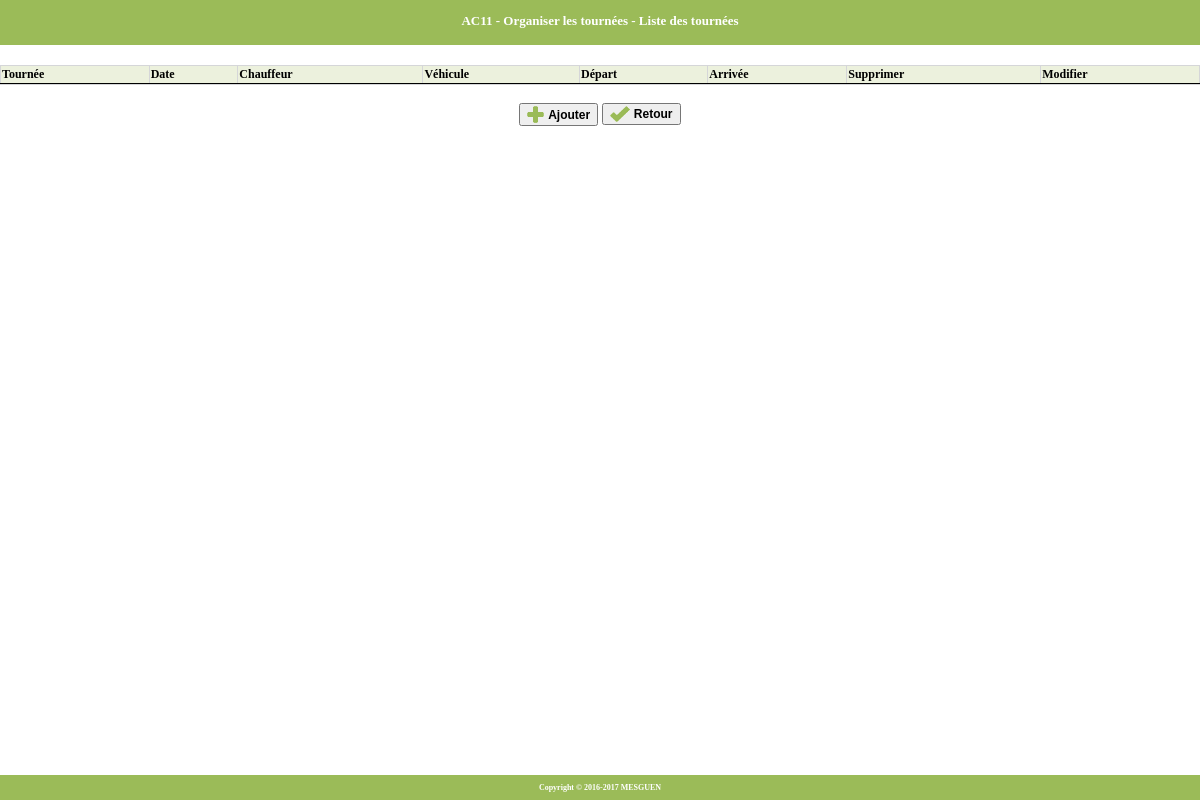
Before: /AC1/AC11.php with the older database file.
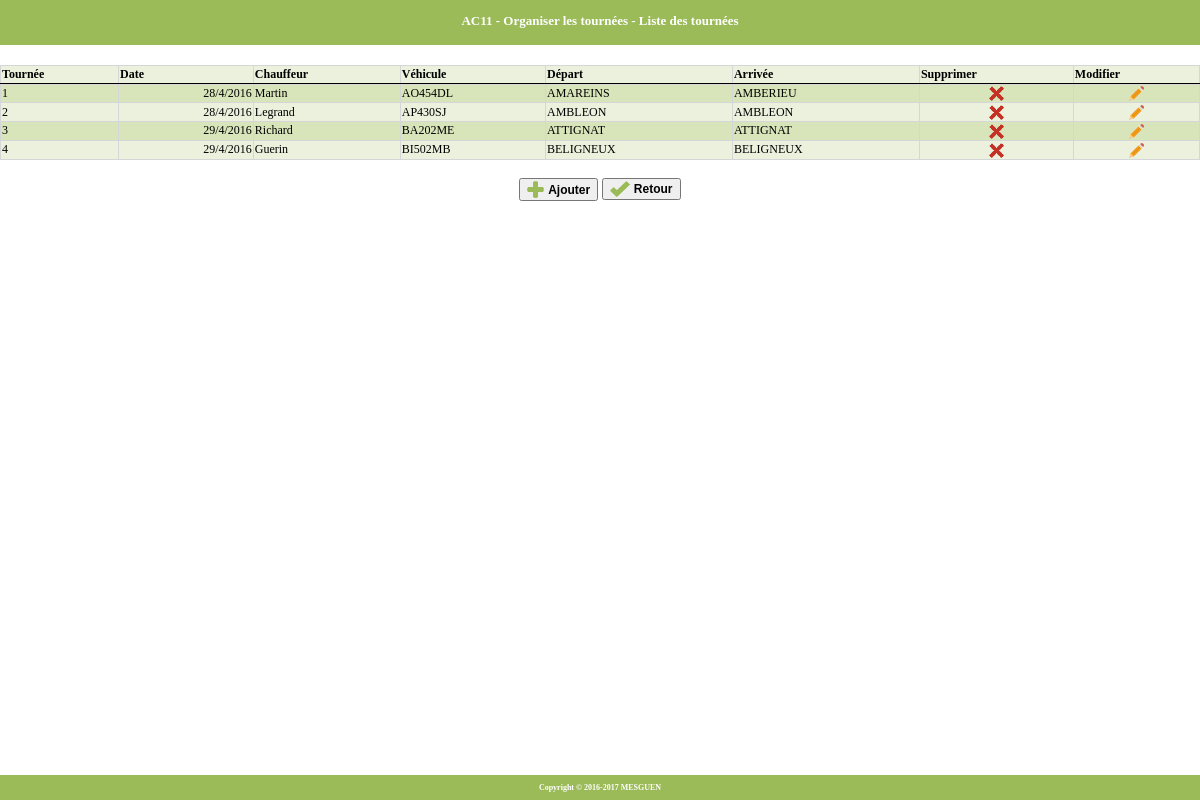
After: the same page with the newer database file.
### tables this page shows
CREATE TABLE IF NOT EXISTS `tournee` (
  `TRNNUM` char(32) NOT NULL,
  `VEHIMMAT` char(32) NOT NULL,
  `CHFID` char(32) NOT NULL,
  `TRNCOMMENTAIRE` char(32) DEFAULT NULL,
  `TRNPECCHAUFFEUR` char(32) DEFAULT NULL,
  `TRNDTE` datetime DEFAULT NULL,
  PRIMARY KEY (`TRNNUM`),
  KEY `I_FK_TOURNEE_VEHICULE` (`VEHIMMAT`),
  KEY `I_FK_TOURNEE_CHAUFFEUR` (`CHFID`)
);

CREATE TABLE IF NOT EXISTS `chauffeur` (
  `CHFID` char(32) NOT NULL,
  `CHFNOM` char(32) DEFAULT NULL,
  `CHFPRENOM` char(32) DEFAULT NULL,
  `CHFTEL` char(32) DEFAULT NULL,
  `CHFMAIL` char(32) DEFAULT NULL,
  PRIMARY KEY (`CHFID`)
);

CREATE TABLE IF NOT EXISTS `lieu` (
  `LIEUID` char(32) NOT NULL,
  `VILID` char(32) NOT NULL,
  `LIEUNOM` char(32) DEFAULT NULL,
  `LIEUCOORDGPS` char(32) DEFAULT NULL,
  PRIMARY KEY (`LIEUID`),
  KEY `I_FK_LIEU_COMMUNE` (`VILID`)
);

### AC1/tableauTournee.php (the view, shortened to what this page needs)
<?php
	$requetTOURNEE = "	SELECT TRNNUM, DATE_FORMAT(TRNDTE, '%d/%c/%Y') AS TRNDTE, CHFNOM, VEHIMMAT
						FROM TOURNEE, CHAUFFEUR
						WHERE TOURNEE.CHFID = CHAUFFEUR.CHFID;";
	$resultTOURNEE = mysql_query($requetTOURNEE);
	if($resultTOURNEE) {
		while ($rowTOURNEE = mysql_fetch_array($resultTOURNEE, MYSQL_BOTH)) {
			echo "
				<tr>
					<td>".$rowTOURNEE['TRNNUM']."</td>
					<td class=\"tableauDAT\">".$rowTOURNEE['TRNDTE']."</td>
					<td>".$rowTOURNEE['CHFNOM']."</td>
					<td>".$rowTOURNEE['VEHIMMAT']."</td>
			";
			$TRNNUM = $rowTOURNEE['TRNNUM'];
			$requetDEPART = "	SELECT LIEUNOM
								FROM LIEU, ETAPE
								WHERE ETAPE.LIEUID = LIEU.LIEUID
								AND ETAPE.TRNNUM = ".$TRNNUM."
								ORDER BY ETPHREDEBUT ASC;";
			$resultDEPART = mysql_query($requetDEPART);
			$tableauDEPART = mysql_fetch_array($resultDEPART,MYSQL_BOTH);
			echo "
				<td>".$tableauDEPART[0]."</td>
			";
			$requetFIN = "	SELECT LIEUNOM
							FROM LIEU, ETAPE
							WHERE ETAPE.LIEUID = LIEU.LIEUID
							AND ETAPE.TRNNUM = ".$TRNNUM."
							ORDER BY ETPHREDEBUT DESC;";
			$resultFIN = mysql_query($requetFIN);
			$tableauFIN = mysql_fetch_array($resultFIN,MYSQL_BOTH);
			echo "
					<td>".$tableauFIN[0]."</td>";
			echo "
				<td class=\"bouttonTAB\">
					<form action=\"supprimeTournee.php\" method=\"get\">
						<input class=\"TRNNUM\" id=\"TRNNUM\" name=\"TRNNUM\" type=\"hidden\" value=\"".$TRNNUM."\"/>
						<input class=\"bouttonSUP\" type=\"image\" src=\"./images/croix.PNG\"/>
					</form>
				</td>
			";
			echo "
					<td class=\"bouttonTAB\">
						<form action=\"modifTournee.php\" method=\"get\">
							<input class=\"TRNNUM\" id=\"TRNNUM\" name=\"TRNNUM\" type=\"hidden\" value=\"".$TRNNUM."\"/>
							<input class=\"bouttonMOD\" type=\"image\" src=\"./images/modifier.PNG\"/>
						</form>
					</td>
				</tr>
			";
		}
	}
?>

### AC1/AC11.php (shortened to what this page needs)
<!DOCTYPE html>
<html>
	<head>
		<link rel="stylesheet" type="text/css" href="theme.css">
	</head>
	<body>
		<div class="entete">
			<p><b>AC11 - Organiser les tournées - Liste des tournées</b></p>
		</div>
		<div class="contenu">
			<table id="tableauTournee" border=1>
				<tr>
					<th>Tournée</th>
					<th>Date</th>
					<th>Chauffeur</th>
					<th>Véhicule</th>
					<th>Départ</th>
					<th>Arrivée</th>
					<th>Supprimer</th>
					<th>Modifier</th>
				</tr>
				<tr>
					<?php include "tableauTournee.php"; ?>
				</tr>
			</table>
			<br/>
			<div class="bouttonAR">
				<button onclick=document.location.href="./nouvelleTournee.php">
					<img class="bouttonAJO" style="width: 17px;" src="./images/plus.PNG" alt="L'image n'est pas disponible..."/>
					<span class="bouttonAJO">
						<b>Ajouter</b>
					</span>
				</button>
				<button onclick=document.location.href="./index.php">
					<img class="bouttonRET" style="width: 20px;" src="./images/check.PNG" alt="L'image n'est pas disponible..."/>
					<span class="bouttonRET">
						<b>Retour</b>
					</span>
				</button>
			</div>
			<br/>
			<div class="message">
			</div>
		</div>
		<div class="pieddepage">
			<p><b>Copyright © 2016-2017 MESGUEN</b></p>
		</div>
	</body>
</html>

### AC1/theme.css (style rules this page uses)
html, body { padding:0; margin:0; font-family: Verdana; }
.entete { position: fixed; top: 0px; left: 0px; right: 0px; height: 45px; background: #9bbb58; font-size: 13px; color: white; text-align: center; }
.contenu { position: fixed; top: 65px; left: 0px; right: 0px; bottom: 25px; }
.message { text-align: center; }
.pieddepage { position: fixed; bottom: 0px; left: 0px; right: 0px; height: 25px; background: #9bbb58; font-size: 8px; color: white; text-align: center; }
table { border-collapse: collapse; width: 100%; }
#tableauTournee tr, #tableauTournee td { border: 1px solid #d5d6d8; font-size: 12px; }
#tableauTournee tr:nth-child(even) { background: #ecf1dd; }
#tableauTournee tr:nth-child(odd) { background: #d8e5ba; }
#tableauTournee th { font-size: 12px; text-align: left; border: 1px solid #d5d6d8; border-bottom: 2px solid black; background: #ecf1dd; }
.tableauDAT { text-align: right; }
.bouttonTAB, .bouttonAR { text-align: center; }
.bouttonSUP, .bouttonMOD, .bouttonTAG { height: 15px; }
.bouttonAJO, .bouttonRET, .bouttonSUP, .bouttonMOD, .bouttonTAG { vertical-align: middle; font-size: 12px; }

Changed rows visible on the page:
added tournee: TRNNUM "1", TRNDTE "28/4/2016", CHFID.CHFNOM "Martin", VEHIMMAT "AO454DL", lieu.LIEUNOM "AMAREINS", lieu.LIEUNOM "AMBERIEU"
added tournee: TRNNUM "2", TRNDTE "28/4/2016", CHFID.CHFNOM "Legrand", VEHIMMAT "AP430SJ", lieu.LIEUNOM "AMBLEON"
added tournee: TRNNUM "3", TRNDTE "29/4/2016", CHFID.CHFNOM "Richard", VEHIMMAT "BA202ME", lieu.LIEUNOM "ATTIGNAT"
added tournee: TRNNUM "4", TRNDTE "29/4/2016", CHFID.CHFNOM "Guerin", VEHIMMAT "BI502MB", lieu.LIEUNOM "BELIGNEUX"
